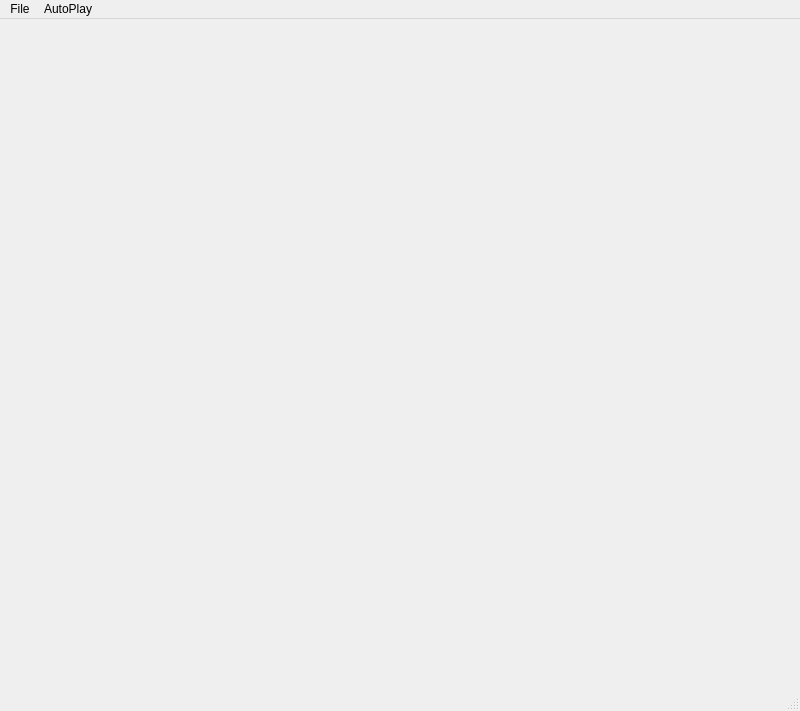
<?xml version="1.0" encoding="UTF-8"?>
<ui version="4.0">
 <class>MainWindow</class>
 <widget class="QMainWindow" name="MainWindow">
  <property name="geometry">
   <rect>
    <x>0</x>
    <y>0</y>
    <width>800</width>
    <height>711</height>
   </rect>
  </property>
  <property name="windowTitle">
   <string>MainWindow</string>
  </property>
  <widget class="QWidget" name="centralwidget">
   <property name="contextMenuPolicy">
    <enum>Qt::ActionsContextMenu</enum>
   </property>
   <layout class="QHBoxLayout" name="horizontalLayout">
    <item>
     <widget class="QLabel" name="imageLbl">
      <property name="sizePolicy">
       <sizepolicy hsizetype="Ignored" vsizetype="Ignored">
        <horstretch>0</horstretch>
        <verstretch>0</verstretch>
       </sizepolicy>
      </property>
      <property name="text">
       <string/>
      </property>
      <property name="alignment">
       <set>Qt::AlignCenter</set>
      </property>
     </widget>
    </item>
   </layout>
  </widget>
  <widget class="QMenuBar" name="menubar">
   <property name="geometry">
    <rect>
     <x>0</x>
     <y>0</y>
     <width>800</width>
     <height>26</height>
    </rect>
   </property>
   <widget class="QMenu" name="menuFile">
    <property name="title">
     <string>File</string>
    </property>
    <addaction name="actionLoad"/>
    <addaction name="separator"/>
    <addaction name="actionClose"/>
   </widget>
   <widget class="QMenu" name="menuAutoPlay">
    <property name="title">
     <string>AutoPlay</string>
    </property>
    <addaction name="actionSet_Timer"/>
    <addaction name="separator"/>
    <addaction name="actionCancel_Timer"/>
   </widget>
   <addaction name="menuFile"/>
   <addaction name="menuAutoPlay"/>
  </widget>
  <widget class="QStatusBar" name="statusbar"/>
  <action name="actionLoad">
   <property name="text">
    <string>Load</string>
   </property>
  </action>
  <action name="actionClose">
   <property name="text">
    <string>Close</string>
   </property>
  </action>
  <action name="actionSet_Timer">
   <property name="text">
    <string>Set Timer</string>
   </property>
  </action>
  <action name="actionCancel_Timer">
   <property name="text">
    <string>Cancel Timer</string>
   </property>
  </action>
 </widget>
 <resources/>
 <connections/>
</ui>
